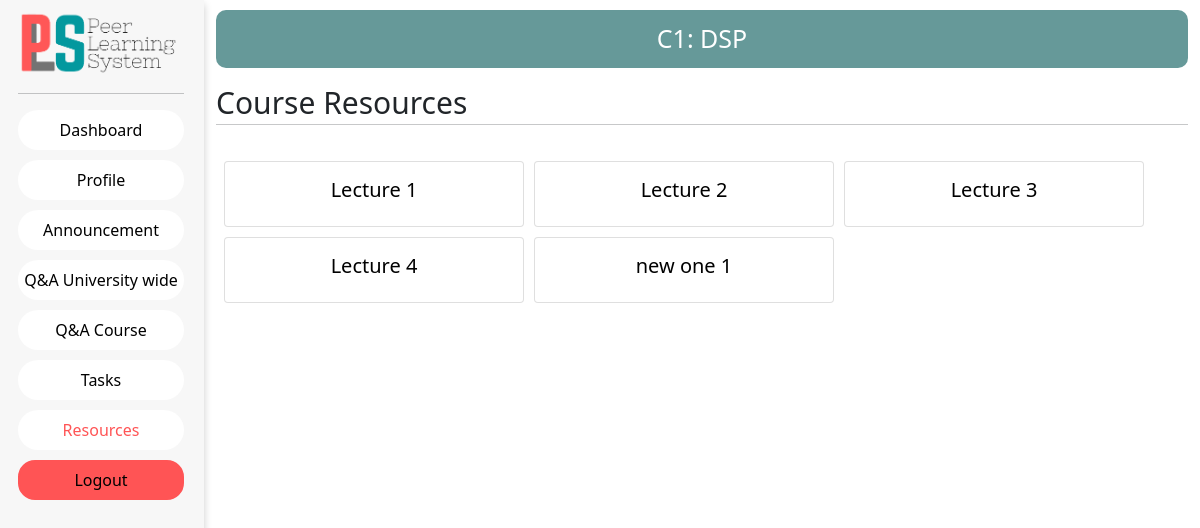
The app's page /user/dashboard/C1/resources, older data.
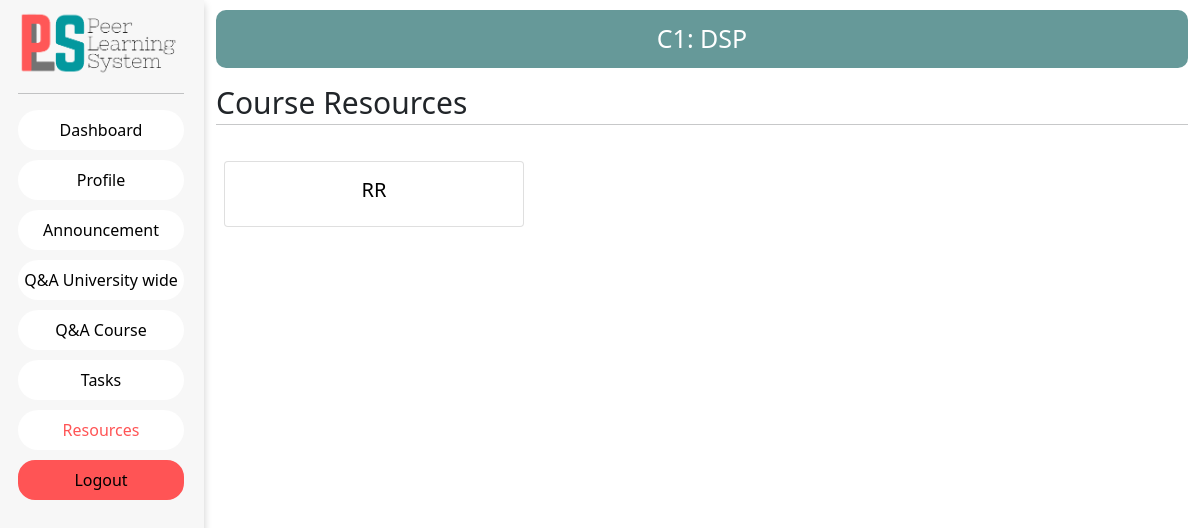
The same page, newer data.
### guest/models.py (models this page shows)
class Resource(models.Model):
    Id = models.CharField(max_length=6, primary_key=True)
    Faculty_Id = models.ForeignKey(Faculty, on_delete=models.CASCADE)
    Course_Id = models.ForeignKey(Course , on_delete=models.CASCADE)
    Timestamp = models.DateTimeField(null=False)
    Title = models.CharField(max_length=1000,blank=True)
    Content = models.CharField(max_length=10000)
    Added_date = models.DateTimeField(null=True,auto_now_add=True)

### faculty/views.py (the view)
# urls.py: path('dashboard/<slug:course_id>/resources', views.resources, name='resources'),
def resources(request,course_id):
    resources=(Resource.objects.filter(Course_Id=course_id))
    course=Course.objects.get(Id=course_id)
    context={
        'resources':resources,
        'course':course
    }
    return render(request,'Resources.html',context=context)

### faculty/templates/Resources.html (shortened to what this page needs)
{% extends 'faculty/templates/start_base.html' %}
{% load static %}
{% block extra_css %}
<link rel="stylesheet" href="{% static 'css/Resources.css' %}">
{% endblock extra_css %}
{% block nav_link %}
<li class="nav-item">
    <a class="nav-link" href="{% url 'QNACourse' course.Id %}">Q&A Course</a>
</li>
<li class="nav-item">
    <a class="nav-link" href="{% url 'tasks' course.Id %}">Tasks</a>
</li>
<li class="nav-item">
    <a class="nav-link resource" href="{% url 'resources' course.Id %}">Resources</a>
</li>
{% endblock nav_link %}
{% block body %}
<div class="tasks_con">
    <div class="course_name">
        {{ course.Id }}: {{ course.Name }}
    </div>
    <div class=" task_text_con">
        <div class="task_txt">
            Course Resources
        </div>
        <hr />
        <div class="all_tasks row row-cols-2">
            {% for resource in resources %}
            <a class="card" href="{% url 'viewresource' course.Id resource.Id %}">
                <div class="card-body">
                    <h5 class="card-title">{{ resource.Title }}</h5>
                </div>
            </a>
            {% endfor %}
        </div>
    </div>
</div>
{% endblock body %}

Row changes from the older to the newer data that the page shows:
removed Resource: Title "Lecture 2"
removed Resource: Title "Lecture 3"
removed Resource: Title "Lecture 4"
removed Resource: Title "new one 1"
changed Resource: Title "Lecture 1" → "RR"
